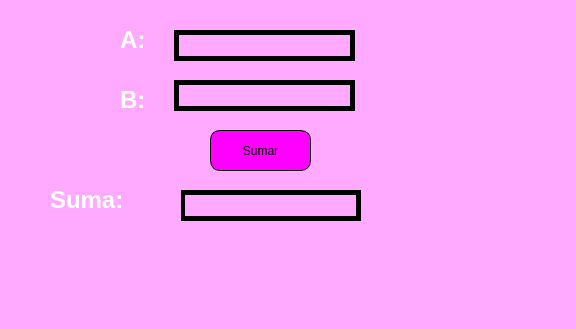
<?xml version="1.0" encoding="UTF-8"?>
<ui version="4.0">
 <class>MainWindow</class>
 <widget class="QMainWindow" name="MainWindow">
  <property name="geometry">
   <rect>
    <x>0</x>
    <y>0</y>
    <width>576</width>
    <height>329</height>
   </rect>
  </property>
  <property name="windowTitle">
   <string>MainWindow</string>
  </property>
  <property name="styleSheet">
   <string notr="true">background-color: rgb(255, 170, 255);</string>
  </property>
  <widget class="QWidget" name="centralwidget">
   <widget class="QPushButton" name="btnSumar">
    <property name="geometry">
     <rect>
      <x>210</x>
      <y>130</y>
      <width>101</width>
      <height>41</height>
     </rect>
    </property>
    <property name="styleSheet">
     <string notr="true">border: 1px solid black;
font: 75 13pt &quot;Segoe Script&quot;;
border-radius: 10px;
background-color: rgb(255, 0, 255);</string>
    </property>
    <property name="text">
     <string>Sumar</string>
    </property>
   </widget>
   <widget class="QLineEdit" name="txtA">
    <property name="geometry">
     <rect>
      <x>174</x>
      <y>30</y>
      <width>181</width>
      <height>31</height>
     </rect>
    </property>
    <property name="font">
     <font>
      <family>MS UI Gothic</family>
      <pointsize>12</pointsize>
      <weight>75</weight>
      <bold>true</bold>
     </font>
    </property>
    <property name="styleSheet">
     <string notr="true">
border: 5px solid black;</string>
    </property>
    <property name="text">
     <string/>
    </property>
    <property name="alignment">
     <set>Qt::AlignCenter</set>
    </property>
   </widget>
   <widget class="QLineEdit" name="txtB">
    <property name="geometry">
     <rect>
      <x>174</x>
      <y>80</y>
      <width>181</width>
      <height>31</height>
     </rect>
    </property>
    <property name="font">
     <font>
      <family>MS UI Gothic</family>
      <pointsize>12</pointsize>
      <weight>75</weight>
      <bold>true</bold>
     </font>
    </property>
    <property name="styleSheet">
     <string notr="true">border: 5px solid black;</string>
    </property>
    <property name="text">
     <string/>
    </property>
    <property name="alignment">
     <set>Qt::AlignCenter</set>
    </property>
   </widget>
   <widget class="QLabel" name="label">
    <property name="geometry">
     <rect>
      <x>120</x>
      <y>20</y>
      <width>51</width>
      <height>41</height>
     </rect>
    </property>
    <property name="styleSheet">
     <string notr="true">
font: 75 italic 8pt &quot;Arial&quot;;
font: 14pt &quot;MS Shell Dlg 2&quot;;</string>
    </property>
    <property name="text">
     <string>&lt;html&gt;&lt;head/&gt;&lt;body&gt;&lt;p&gt;&lt;span style=&quot; font-size:18pt; font-weight:600; color:#ffffff;&quot;&gt;A:&lt;/span&gt;&lt;/p&gt;&lt;/body&gt;&lt;/html&gt;</string>
    </property>
   </widget>
   <widget class="QLineEdit" name="txtSuma">
    <property name="geometry">
     <rect>
      <x>180</x>
      <y>190</y>
      <width>181</width>
      <height>31</height>
     </rect>
    </property>
    <property name="font">
     <font>
      <family>MS UI Gothic</family>
      <pointsize>12</pointsize>
      <weight>75</weight>
      <bold>true</bold>
     </font>
    </property>
    <property name="styleSheet">
     <string notr="true">border: 5px solid black;</string>
    </property>
    <property name="text">
     <string/>
    </property>
    <property name="alignment">
     <set>Qt::AlignCenter</set>
    </property>
   </widget>
   <widget class="QLabel" name="label_2">
    <property name="geometry">
     <rect>
      <x>120</x>
      <y>80</y>
      <width>51</width>
      <height>41</height>
     </rect>
    </property>
    <property name="styleSheet">
     <string notr="true">
font: 75 italic 8pt &quot;Arial&quot;;
font: 14pt &quot;MS Shell Dlg 2&quot;;</string>
    </property>
    <property name="text">
     <string>&lt;html&gt;&lt;head/&gt;&lt;body&gt;&lt;p&gt;&lt;span style=&quot; font-size:18pt; font-weight:600; color:#ffffff;&quot;&gt;B:&lt;/span&gt;&lt;/p&gt;&lt;/body&gt;&lt;/html&gt;</string>
    </property>
   </widget>
   <widget class="QLabel" name="label_3">
    <property name="geometry">
     <rect>
      <x>50</x>
      <y>170</y>
      <width>131</width>
      <height>61</height>
     </rect>
    </property>
    <property name="styleSheet">
     <string notr="true">
font: 75 italic 8pt &quot;Arial&quot;;
font: 14pt &quot;MS Shell Dlg 2&quot;;</string>
    </property>
    <property name="text">
     <string>&lt;html&gt;&lt;head/&gt;&lt;body&gt;&lt;p&gt;&lt;span style=&quot; font-size:18pt; font-weight:600; color:#ffffff;&quot;&gt;Suma:&lt;/span&gt;&lt;/p&gt;&lt;/body&gt;&lt;/html&gt;</string>
    </property>
   </widget>
  </widget>
  <widget class="QMenuBar" name="menubar">
   <property name="geometry">
    <rect>
     <x>0</x>
     <y>0</y>
     <width>576</width>
     <height>18</height>
    </rect>
   </property>
  </widget>
  <widget class="QStatusBar" name="statusbar"/>
 </widget>
 <resources/>
 <connections/>
</ui>
